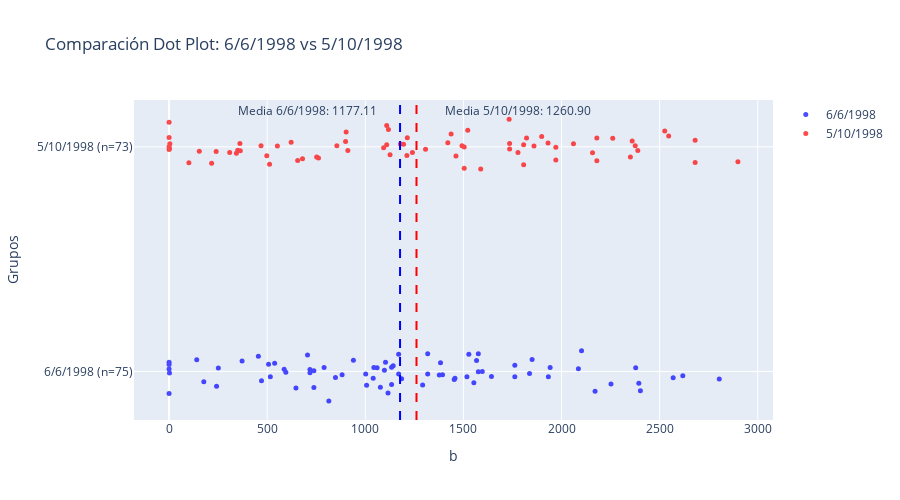

Notebook source saved alongside this figure:
### Markdown cell above
### 3.4  Dot Plots

### Code cell
visualization.plot_interactive_dot_comparison(datos_imputados, column='b', group1='6/6/1998', group2='5/10/1998', group_column='Date')
